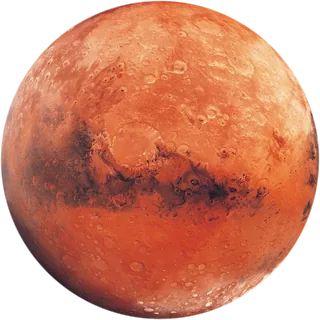
#> input picture assets/game-mars.webp, 320 x 320 px, found by its file name; its folder holds 8 pictures in this run
$ python make_theme_swatches.py
#> lines starting #> are read from the running program, lines starting #| are printed output that depends on the picture
#| swatch-mars.webp
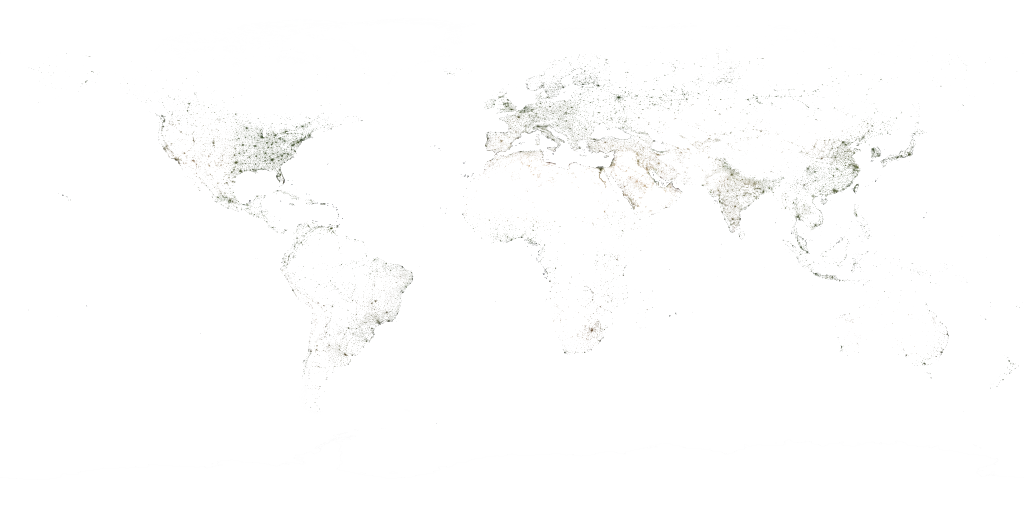
#> input picture assets/earth-globe.webp, 1024 x 512 px, found by its file name
#!/usr/bin/env python3
"""v38: the Settings > Background > Theme picker swatches (assets/swatch-{mars,earth,moon}.webp, 72x72 = 36 CSS px at 2x).
Small lit globes rendered from the app's own textures (orthographic, soft light from the upper left, transparent outside the disc):
  Mars  = assets/game-mars.webp (already a globe, resized)
  Earth = assets/earth-globe.webp (whole globe, Blue Marble; RGB only, the alpha night lights are ignored), centred on lon 15 E, lat 20 N
  Moon  = the whole-globe LROC gray albedo inside assets/moon-relief.webp (pass-4 atlas: cols 1024..2047, rows 1280..1791), near side (lon 0, lat 0)
Run from the repo root: python3 tools/make_theme_swatches.py"""
import numpy as np
from PIL import Image
N = 72; SS = 4; M = N * SS
def globe(eq, lon0, lat0, ocean=None):
#> called with lon0 = 15, lat0 = 20, ocean = (0.09, 0.27, 0.55)
    eq = np.asarray(eq.convert('RGB')).astype(float) / 255
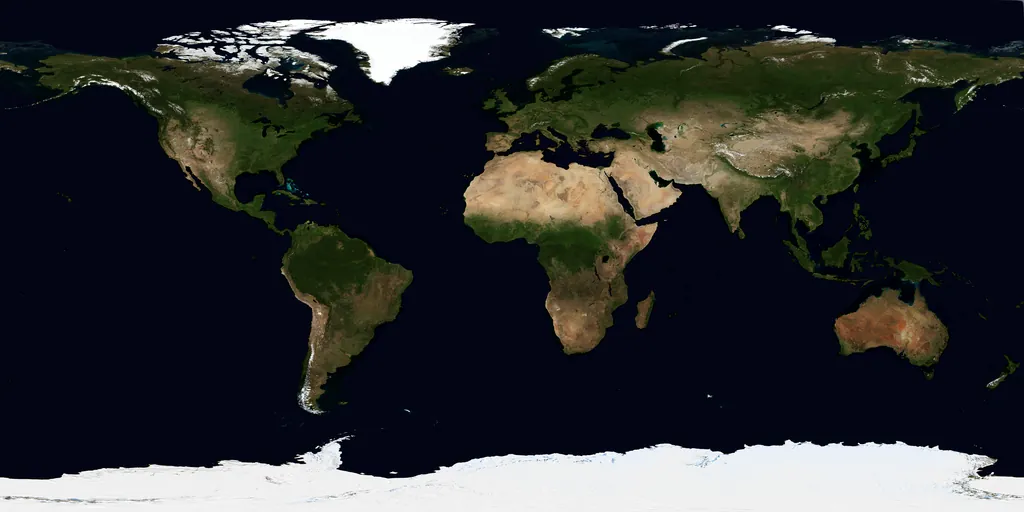
#> eq: shape (512, 1024, 3) float64; mean R, G, B 0.185, 0.191, 0.2
    if ocean is not None:   # Blue Marble oceans are ~rgb(3,5,20): too dark for a 36 px swatch, so tint the dark-blue texels toward an ocean blue
        k = np.clip((eq[..., 2] - eq[..., 0]) * 8, 0, 1) * np.clip(1 - eq.max(-1) * 4, 0, 1); eq = eq * (1 - k[..., None]) + np.array(ocean) * k[..., None]
#> after `k = np.clip((eq[..., 2] - eq[..., 0]) * 8, 0, 1) * np.clip(1 - eq.max(`:
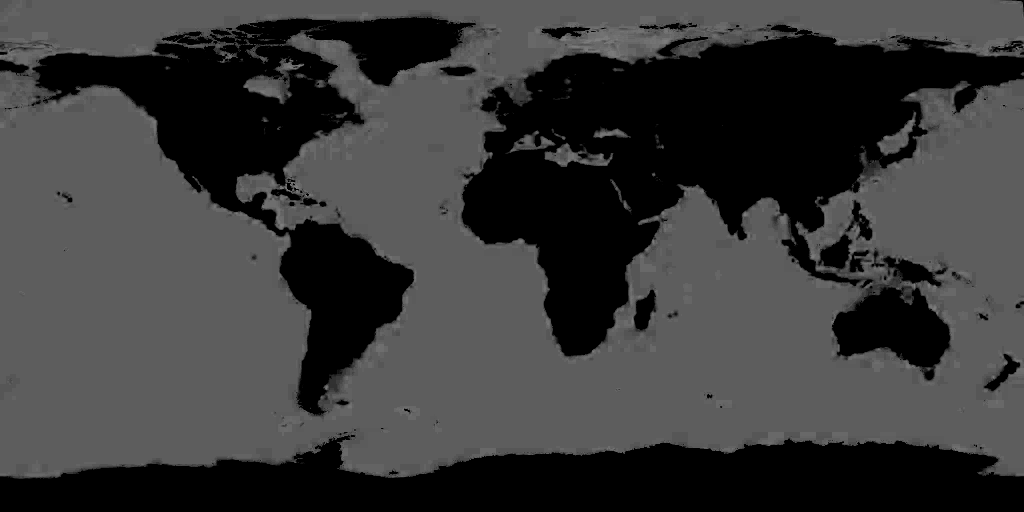
#> k: shape (512, 1024) float64; min 0, max 0.5, mean 0.227
#> after `eq = eq * (1 - k[..., None]) + np.array(ocean) * k[..., None]`:
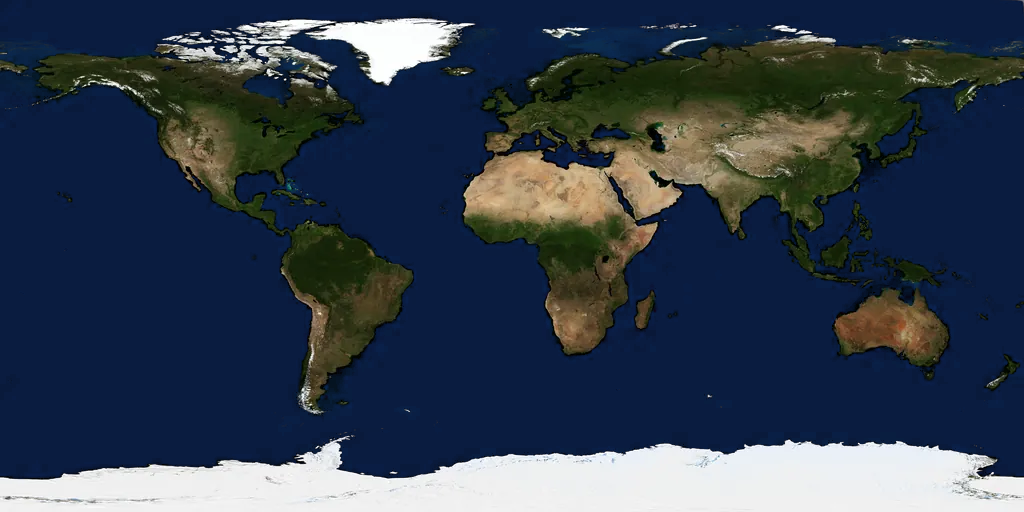
#> eq: shape (512, 1024, 3) float64; mean R, G, B 0.202, 0.248, 0.307
    H, W = eq.shape[:2]
#> H = 512; W = 1024
    y, x = np.mgrid[0:M, 0:M]; u = (x + .5) / M * 2 - 1; v = 1 - (y + .5) / M * 2; r2 = u * u + v * v; inside = r2 <= 1
    z = np.sqrt(np.clip(1 - r2, 0, 1)); la0, lo0 = np.radians(lat0), np.radians(lon0)
    # rotate view vector (u, v, z) back to the globe frame
    yy = v * np.cos(la0) + z * np.sin(la0); zz = -v * np.sin(la0) + z * np.cos(la0)
    lat = np.arcsin(np.clip(yy, -1, 1)); lon = lo0 + np.arctan2(u, zz)
    px = ((lon / (2 * np.pi) + .5) % 1) * (W - 1); py = (.5 - lat / np.pi) * (H - 1)
    col = eq[py.astype(int), px.astype(int)]
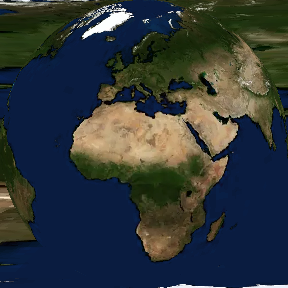
#> col: shape (288, 288, 3) float64; mean R, G, B 0.187, 0.217, 0.226
    L = np.array([-.45, .45, .77]); L /= np.linalg.norm(L); sh = np.clip(u * L[0] + v * L[1] + z * L[2], 0, 1)
    col = col * (.18 + .82 * sh[..., None] ** .8)
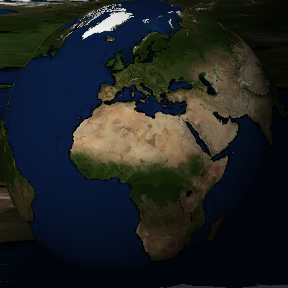
#> col: shape (288, 288, 3) float64; mean R, G, B 0.124, 0.138, 0.137
    a = inside.astype(float)
    return Image.fromarray(np.dstack([col * 255, a * 255]).clip(0, 255).astype(np.uint8), 'RGBA').resize((N, N), Image.LANCZOS)
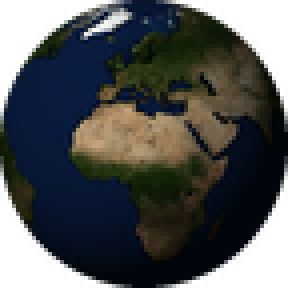
#> returned value: PIL image 72x72 RGBA (shown 4 times larger); mean R, G, B, A 28.6, 31.5, 31.8, 200.4; transparent parts drawn white
def save(im, name): im.save('assets/' + name, 'WEBP', quality=86, method=6, exact=True); print(name)
save(Image.open('assets/game-mars.webp').convert('RGBA').resize((N, N), Image.LANCZOS), 'swatch-mars.webp')
save(globe(Image.open('assets/earth-globe.webp'), 15, 20, ocean=(.09, .27, .55)), 'swatch-earth.webp')
#| swatch-earth.webp
#> (the run stopped early here; a loop or call above may not have finished)
